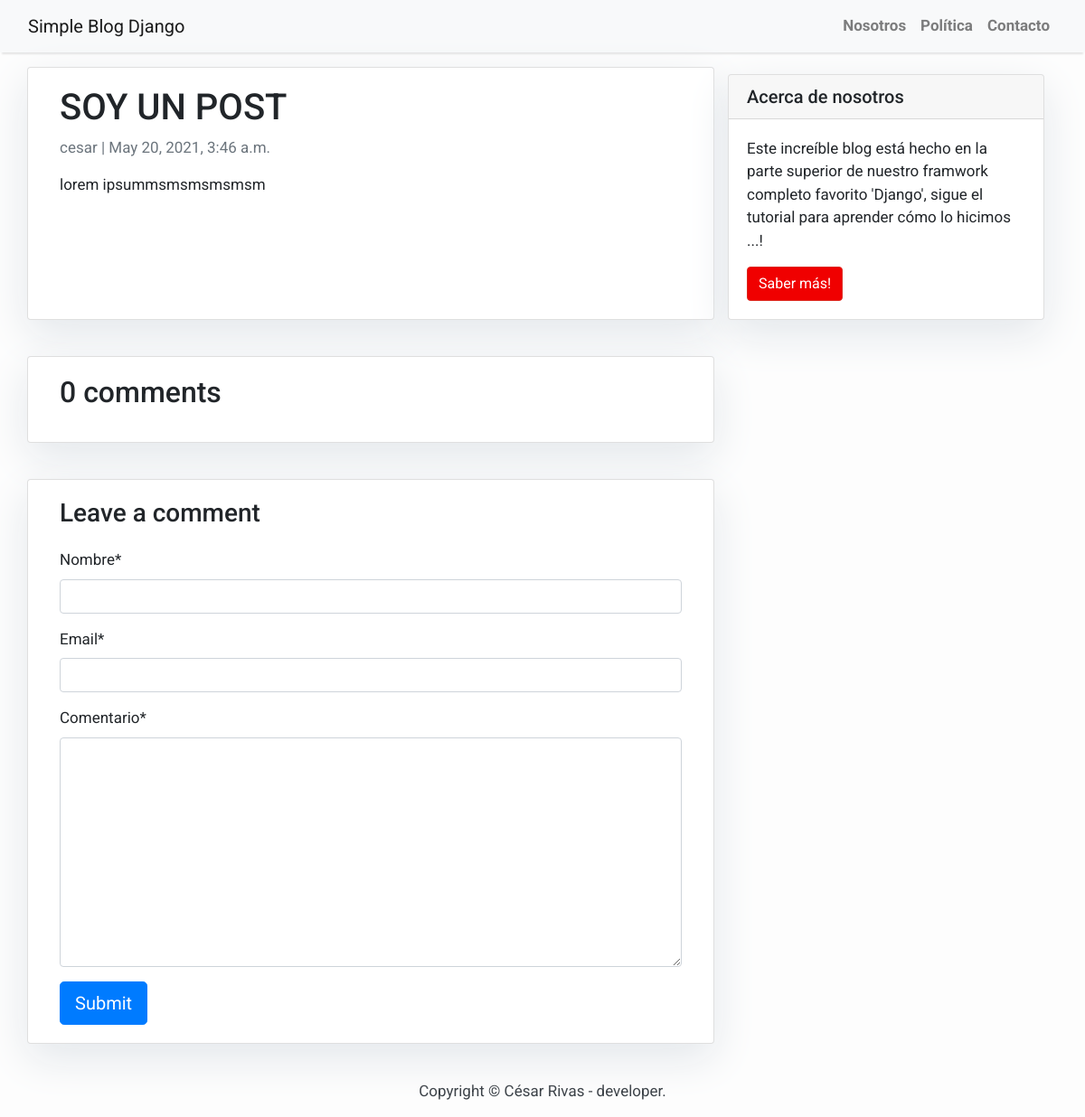
Screenshot of /soy-un-post/ with the database file from the repository.
### blog/models.py (models this page shows)
class Post(models.Model):
    title = models.CharField(max_length=200, unique=True)
    slug = models.SlugField(max_length=200, unique=True)
    author = models.ForeignKey(User, on_delete= models.CASCADE,related_name='blog_posts')
    update_on = models.DateTimeField(auto_now=True)
    content = models.TextField()
    created_on = models.DateTimeField(auto_now_add=True)
    status = models.IntegerField(choices=STATUS, default=0)

### blog/views.py (the view)
# urls.py: path("<slug:slug>/", views.post_detail, name="post_detail"),
def post_detail(request, slug):
    template_name = "post_detail.html"
    post = get_object_or_404(Post, slug=slug)
    comments = post.comments.filter(active=True).order_by("-created_on")
    new_comment = None
    if request.method == "POST":
        comment_form = CommentForm(data=request.POST)
        if comment_form.is_valid():
            new_comment = comment_form.save(commit=False)
            new_comment.post = post
            new_comment.save()
    else:
        comment_form = CommentForm()
    return render(
        request,
        template_name,
        {
            "post": post,
            "comments": comments,
            "new_comment": new_comment,
            "comment_form": comment_form,
        },
    )

### blog/forms.py
class CommentForm(forms.ModelForm):
    class Meta:              # clase para validar data desde el formulario
        model = Comment
        fields = ('name', 'email','body')
        labels = {
            "name": "Nombre",
            "body": "Comentario"
        }

### templates/post_detail.html (shortened to what this page needs)
{% extends 'base.html' %} {% block content %}
{% load crispy_forms_tags %}
<div class="container">
  <div class="row">
    <div class="col-md-8 card mb-4  mt-3 left  top">
      <div class="card-body">
        <h1>{% block title %} {{ post.title }} {% endblock title %}</h1>
        <p class=" text-muted">{{ post.author }} | {{ post.created_on }}</p>
        <p class="card-text ">{{ post.content | safe }}</p>
      </div>
    </div>
    {% block sidebar %} {% include 'sidebar.html' %} {% endblock sidebar %}
    <div class="col-md-8 card mb-4  mt-3 ">
      <div class="card-body">
        {% with comments.count as total_comments %}
        <h2>{{ total_comments }} comments</h2>
          {% endwith %}
      </div>
    </div>
    <div class="col-md-8 card mb-4  mt-3 ">
      <div class="card-body">
        {% if new_comment %}
        <div class="alert alert-success" role="alert">
          Your comment is awaiting moderation
        </div>
        {% else %}
        <h3>Leave a comment</h3>
        <form method="post" style="margin-top: 1.3em;">
          {{ comment_form | crispy }}
          <button type="submit" class="btn btn-primary  btn-lg">Submit</button>
        </form>
        {% endif %}
      </div>
    </div>
  </div>
</div>
{% endblock content %}

### templates/base.html (style rules this page uses)
body { font-family: "Roboto", sans-serif; font-size: 17px; background-color: #fdfdfd; }

### templates/sidebar.html (style rules this page uses)
.card { box-shadow: 0 16px 48px #E3E7EB; }

### rows the page displays
Post: title "SOY UN POST", author "cesar", created_on "May 20, 2021, 3:46 a.m.", content "lorem ipsummsmsmsmsmsm"

### other values shown
{{ total_comments }} "0"
